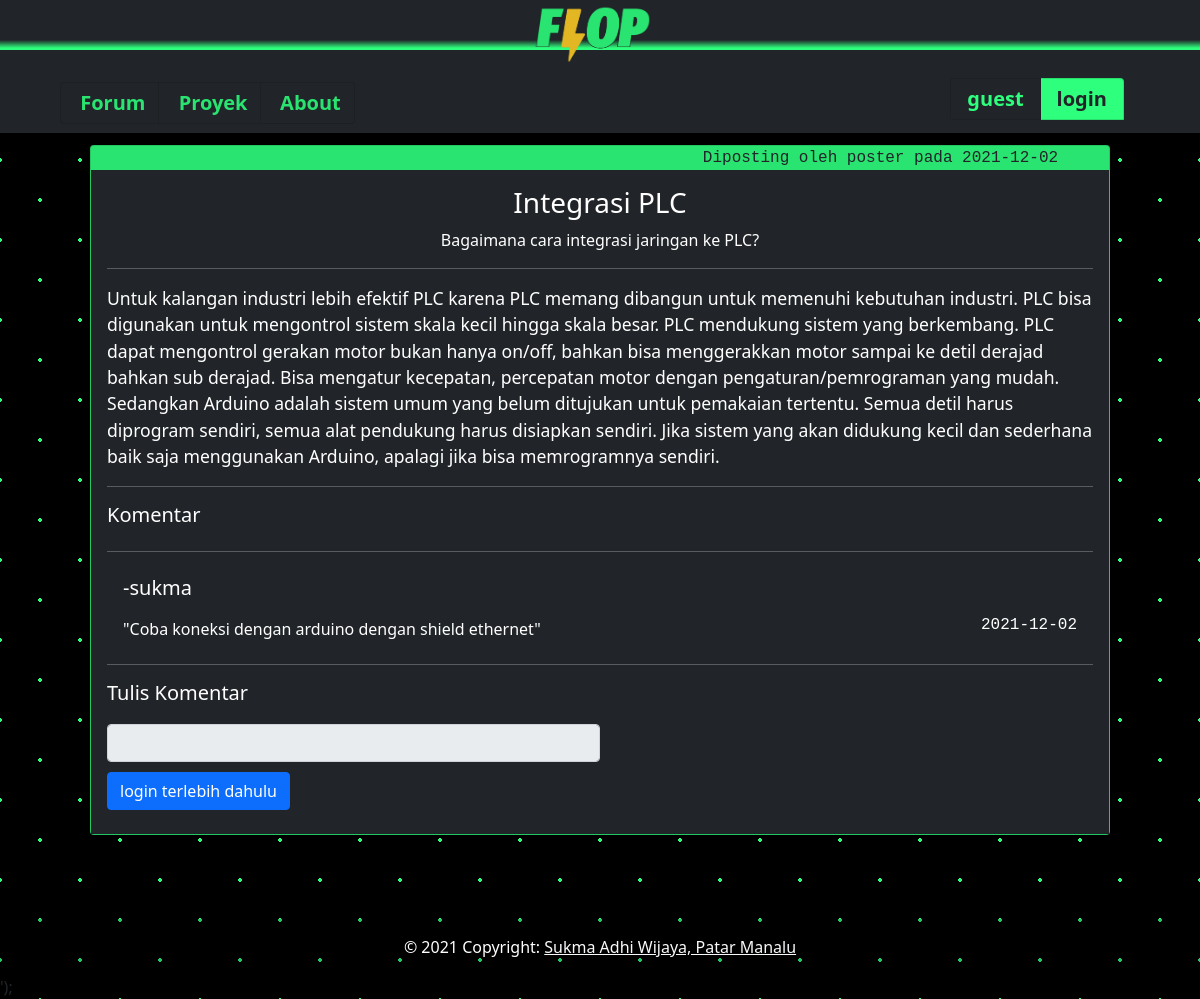
The page /content.php?title=Integrasi PLC on the database its author committed.
### tables this page shows
CREATE TABLE `tb_post` (
  `post_title` varchar(25) NOT NULL,
  `post_desc` varchar(50) NOT NULL,
  `post_content` text NOT NULL,
  `poster` varchar(25) NOT NULL,
  `post_date` date NOT NULL
);

CREATE TABLE `tb_comment` (
  `id_comment` int(11) NOT NULL,
  `post_title` varchar(25) NOT NULL,
  `username` varchar(25) NOT NULL,
  `comment` text NOT NULL,
  `comment_date` date NOT NULL
);

### content.php (the view, shortened to what this page needs)
<?php
$conn = mysqli_connect("localhost","root","","db_flop");
$title = $_GET['title'];
$post_query = mysqli_query($conn, "SELECT post_title,post_desc,post_content,poster,post_date FROM tb_post WHERE post_title ='$title'");
$comment_query = mysqli_query($conn, "SELECT id_comment,username,comment,comment_date FROM tb_comment WHERE post_title ='$title'");
$post_data = mysqli_fetch_assoc($post_query);
if($_SESSION){
    $user = $_SESSION['username'];
    $prompt = "logout";
    $islogged = true;
  }
  else{
    $user = "guest";
    $islogged = false;
  }
if($islogged == true){
    $comment = '<form action="" method="POST">
    <div class="form-group" id="comment-form">
    <hr>
        <label for="new-comment">Tulis Komentar</label>
        <input type="text" name = "comment" class="form-control" id="comment-field" placeholder="Komentar anda">
    </div>
    <button type="submit" class="btn btn-primary" id="btn-submit">Submit sebagai '.$user.'</button>
</form>';
}
else{
    $comment = '<form action="login.php?action=login">
    <div class="form-group" id="comment-form">
    <hr>
        <label for="new-comment">Tulis Komentar</label>
        <input type="text" class="form-control" id="comment-field" disabled>
    </div>
    <a class="btn btn-primary" id="btn-submit" href="login.php?action=login">login terlebih dahulu</a>
</form>';
}
?>
<!DOCTYPE html>
<html lang="en">
<head>
    <link href="/style.css" rel="stylesheet">
    <link href="https://cdn.jsdelivr.net/npm/bootstrap@5.1.3/dist/css/bootstrap.min.css" rel="stylesheet">
</head>
<body>
    <?php
    include "html/header.php";
    ?>
    <div class="card " id="main-content" style="width:85%;margin-top:1%;">
    <a id="main-content-info">Diposting oleh <?php echo $post_data["poster"] .' pada '.$post_data["post_date"];?></a>
    <div class="card-body" id="main-content-body">
      <h3 class="card-title" id="main-content-title"><?php echo $post_data["post_title"]; ?></h3>
      <p class="card-text" id="main-content-text"><?php echo $post_data["post_desc"]; ?></p>
        <hr>
        <p class="card-text" id="post"><?php echo $post_data["post_content"]; ?></p>
        <hr>
        <h5 class="card-text">Komentar<h5>
        <ul class="list-group list-group-flush">
            <?php while($comment_data = mysqli_fetch_assoc($comment_query)){
                echo '<hr><li class="list-group-item" id="comments">
                <p id="commenter">-'.$comment_data["username"].' </p>
                <span id="comment">"'.$comment_data["comment"] .'"</span><span id="commentDate">'. $comment_data["comment_date"].'</span>';
                echo '</li>';
            }
            ?>
        </ul>
        <?php echo $comment; ?>
    </div>
  </div>
<br><br><br>
<?php
    echo file_get_contents("html/footer.php");
    ?>
</body>
</html>

### style.css (style rules this page uses)
#Body { background-color: #000000; opacity: 1; background-image: radial-gradient(#2eff7d 2px, transparent 2px), radial-gradient(#2eff7d 2px, #000000 2px); background-size: 80px 80px; background-position: 0 0,40px 40px; }
#main-content { margin:auto; margin-top:1%; margin-bottom:1%; width:85%; background-color:#29e470; color:#29e470; }
#main-content-body { background-color: #212529; color:white; }
#main-content-title { text-align:center; }
#main-content-info { text-align:right; color:#212529; margin-right:5%; font-family:monospace; }
#main-content-text { text-align:center !important; }

### content.php (style rules this page uses)
#post { font-size:110%; }
#comments { background-color:#212529; color:white; }
#comment { text-align:left; font-size:80%; }
#commentDate { text-align:right !important; font-family:monospace; font-size:80%; float:right; }
#comment-form { margin:auto; }
#comment-field { width:50%; margin-top:2%; }
#btn-submit { margin-top:1%; }

### rows shown on the page
tb_post: poster "poster", post_date "2021-12-02", post_title "Integrasi PLC", post_desc "Bagaimana cara integrasi jaringan ke PLC?", post_content "Untuk kalangan industri lebih efektif PLC karena PLC memang dibangun untuk memenuhi kebutuhan industri. PLC bisa digunakan untuk mengontrol sistem skala kecil hingga skala besar. PLC mendukung sistem yang berkembang. PLC dapat mengontrol gerakan motor bukan hanya on/off, bahkan bisa menggerakkan motor sampai ke detil derajad bahkan sub derajad. Bisa mengatur kecepatan, percepatan motor dengan pengaturan/pemrograman yang mudah. Sedangkan Arduino adalah sistem umum yang belum ditujukan untuk pemakaian tertentu. Semua detil harus diprogram sendiri, semua alat pendukung harus disiapkan sendiri. Jika sistem yang akan didukung kecil dan sederhana baik saja menggunakan Arduino, apalagi jika bisa…"
tb_comment: username "sukma", comment "Coba koneksi dengan arduino dengan shield ethernet", comment_date "2021-12-02"

### other values the page prints
$user "guest"
$prompt "login"
file_get_contents("html/footer.php") "© 2021 Copyright: Sukma Adhi Wijaya, Patar Manalu ');"
